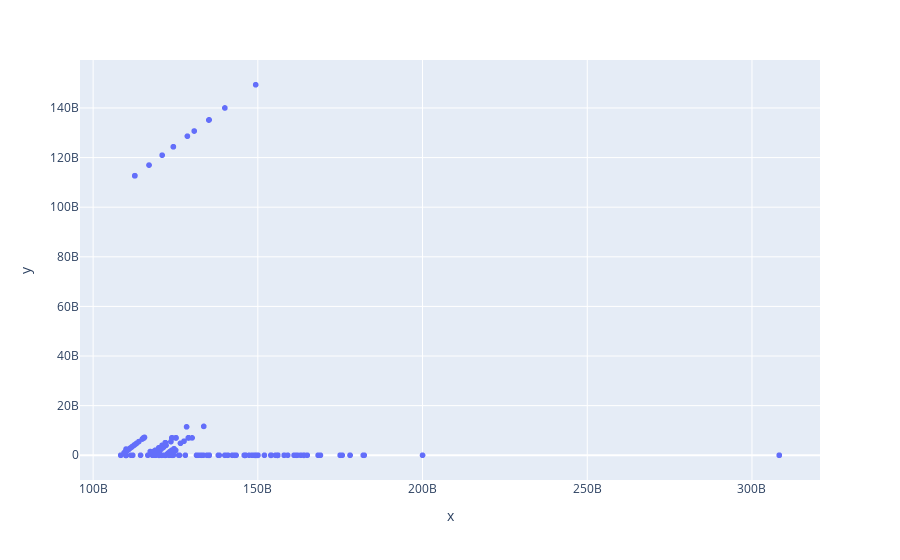

Source (notebook cell):
### Code cell
px.scatter(x=recent_tx["receipt_effective_gas_price"], y=recent_tx["max_priority_fee_per_gas"])

### Figure 1 — Plotly figure (JSON) as saved in the notebook; plotly's stock layout.template omitted (floating-point values rounded to 4 significant figures; data arrays with more than 128 entries replaced by an {"elided": "..."} marker saying what was removed)
{"data": [{"hovertemplate": "x=%{x}<br>y=%{y}<extra></extra>", "legendgroup": "", "marker": {"color": "#636efa", "symbol": "circle"}, "mode": "markers", "name": "", "showlegend": false, "type": "scattergl", "x": {"elided": "1300 int values"}, "xaxis": "x", "y": {"elided": "1300 int values"}, "yaxis": "y"}], "layout": {"autosize": true, "legend": {"tracegroupgap": 0}, "margin": {"t": 60}, "xaxis": {"anchor": "y", "autorange": true, "domain": [0, 1], "range": [96290000000.0, 320400000000.0], "title": {"text": "x"}, "type": "linear"}, "yaxis": {"anchor": "x", "autorange": true, "domain": [0, 1], "range": [-10590000000.0, 159900000000.0], "title": {"text": "y"}, "type": "linear"}}}
